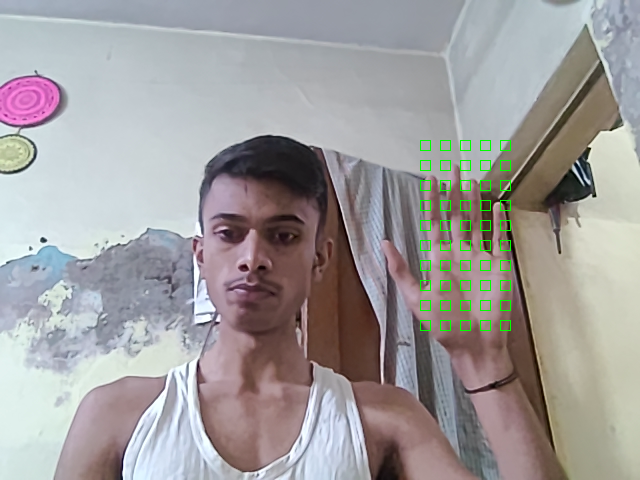
#> input picture Sign-Language-Interpreter-using-Deep-Learning-master/Code/Set hand histogram.png, 640 x 480 px, given in place of the camera
$ python set_hand_histogram.py
#> lines starting #> are read from the running program, lines starting #| are printed output that depends on the picture; after the words box and inside, x2 and y2 are one past the last pixel; in counts of white or black regions, pixels touching at a corner belong together
import cv2
import numpy as np
import pickle

def build_squares(img):
	x, y, w, h = 420, 140, 10, 10
	d = 10
	imgCrop = None
	crop = None
	for i in range(10):
		for j in range(5):
			if np.any(imgCrop == None):
				imgCrop = img[y:y+h, x:x+w]
			else:
				imgCrop = np.hstack((imgCrop, img[y:y+h, x:x+w]))
			#print(imgCrop.shape)
			cv2.rectangle(img, (x,y), (x+w, y+h), (0,255,0), 1)
			x+=w+d
		if np.any(crop == None):
			crop = imgCrop
		else:
			crop = np.vstack((crop, imgCrop))
		imgCrop = None
		x = 420
		y+=h+d
	return crop

def get_hand_hist():
	cam = cv2.VideoCapture(0)
	if cam.read()[0]==False:
		cam = cv2.VideoCapture(0)
	x, y, w, h = 300, 100, 300, 300
#> x = 300; y = 100; w = 300; h = 300
	flagPressedC, flagPressedS = False, False
	imgCrop = None
	while True:
		img = cam.read()[1]
#> img is the input picture: shape (480, 640, 3); mean B, G, R 156.7, 156.8, 160.1
		img = cv2.flip(img, 1)
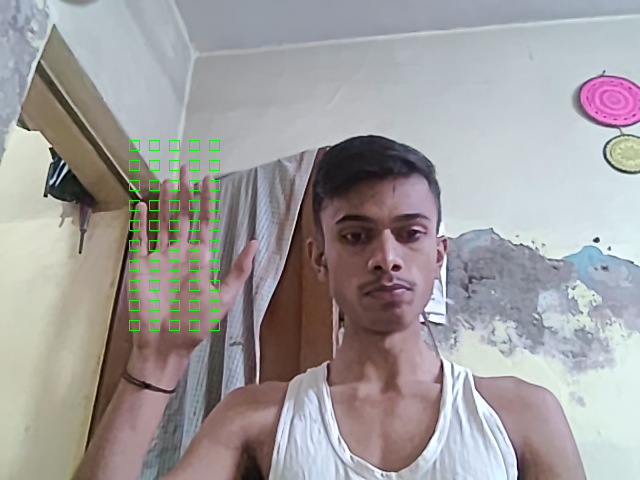
#> img: shape (480, 640, 3); mean B, G, R 156.7, 156.8, 160.1
		img = cv2.resize(img, (640, 480))
		hsv = cv2.cvtColor(img, cv2.COLOR_BGR2HSV)
#> hsv: shape (480, 640, 3); mean H, S, V 87.5, 38, 169.6

		keypress = cv2.waitKey(1)
#> (key Esc is pressed here)
		if keypress == ord('c'):
			hsvCrop = cv2.cvtColor(imgCrop, cv2.COLOR_BGR2HSV)
			flagPressedC = True
			hist = cv2.calcHist([hsvCrop], [0, 1], None, [180, 256], [0, 180, 0, 256])
			cv2.normalize(hist, hist, 0, 255, cv2.NORM_MINMAX)
		elif keypress == ord('s'):
			flagPressedS = True
			break
		if flagPressedC:
			dst = cv2.calcBackProject([hsv], [0, 1], hist, [0, 180, 0, 256], 1)
			dst1 = dst.copy()
			disc = cv2.getStructuringElement(cv2.MORPH_ELLIPSE,(10,10))
			cv2.filter2D(dst,-1,disc,dst)
			blur = cv2.GaussianBlur(dst, (11,11), 0)
			blur = cv2.medianBlur(blur, 15)
			ret,thresh = cv2.threshold(blur,0,255,cv2.THRESH_BINARY+cv2.THRESH_OTSU)
			thresh = cv2.merge((thresh,thresh,thresh))
			#cv2.imshow("res", res)
			cv2.imshow("Thresh", thresh)
		if not flagPressedS:
			imgCrop = build_squares(img)
#> after the loop in build_squares, `for i in range(10):`:
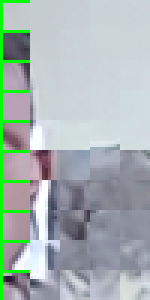
#> crop: shape (100, 50, 3) (shown 3 times larger); mean B, G, R 179, 179.9, 168.7
#> after the loop in build_squares, `for i in range(10):`:
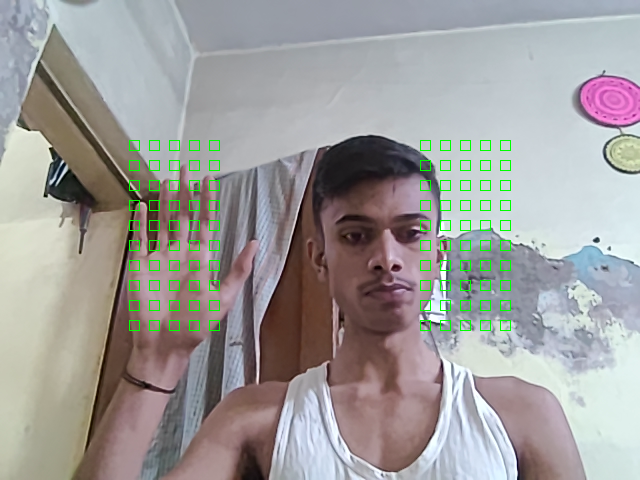
#> img: shape (480, 640, 3); 0.65% of pixels changed, all inside (x1, y1, x2, y2) = (420, 140, 511, 331)
#> after the loop in build_squares, `for i in range(10):`: y = 340
		#cv2.rectangle(img, (x,y), (x+w, y+h), (0,255,0), 2)
		cv2.imshow("Set hand histogram", img)
	cam.release()
	cv2.destroyAllWindows()
	with open("hist", "wb") as f:
		pickle.dump(hist, f)


get_hand_hist()
